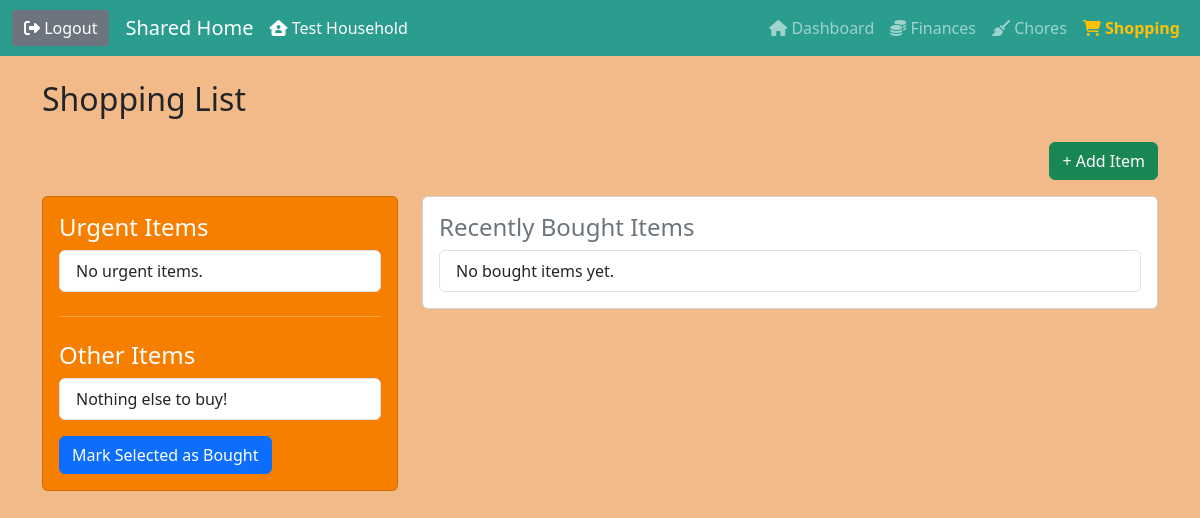
The page /shopping/ (signed in) on the database as committed earlier.
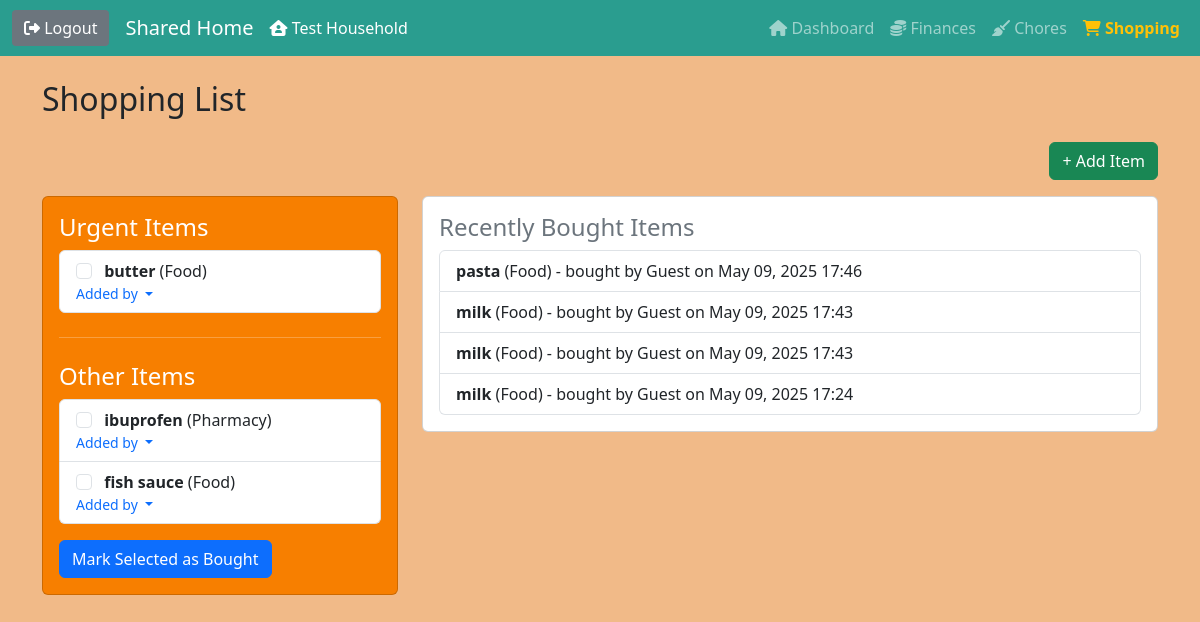
The same page on the database as committed later.
### shopping/models.py (models this page shows, shortened)
class ShoppingItem(models.Model):
    CATEGORY_CHOICES = [
        ('food', 'Food'),
        ('pharmacy', 'Pharmacy'),
        ('clothes', 'Clothes'),
        ('hardware', 'Hardware'),
        ('other', 'Other'),
    ]
    title = models.CharField(max_length=255)
    category = models.CharField(max_length=20, choices=CATEGORY_CHOICES, default='other')
    is_urgent = models.BooleanField(default=False)
    is_bought = models.BooleanField(default=False)
    added_by = models.ForeignKey(User, on_delete=models.CASCADE)
    household = models.ForeignKey(Household, on_delete=models.CASCADE)
    added_at = models.DateTimeField(auto_now_add=True)

### shopping/views.py (the view, shortened to what this page needs)
# urls.py: path("", ShoppingListView.as_view(), name='shopping_list'),
class ShoppingListView(LoginRequiredMixin, TemplateView):
    template_name = 'shopping_list.html'
    def get_household(self):
        try:
            return Membership.objects.get(user=self.request.user).household
        except Membership.DoesNotExist:
            return None
    def get_context_data(self, **kwargs):
        context = super().get_context_data(**kwargs)
        household = self.get_household()
        if household:
            context['items'] = ShoppingItem.objects.filter(
                household=household,
                is_bought=False
            ).order_by('-is_urgent', 'added_at')
            context['bought_items'] = ShoppingItem.objects.filter(
                household=household,
                is_bought=True
            ).order_by('-added_at')
        else:
            context['items'] = []
            context['bought_items'] = []
            context['error'] = "You don't belong to a household."
        return context

### households/context_processors.py (called while the page is built)
def current_household(request):
    if request.user.is_authenticated:
        membership = Membership.objects.filter(user=request.user).select_related('household').first()
        if membership:
            return {'current_household': membership.household}
    return {'current_household': None}

### shopping/templates/shopping_list.html (shortened to what this page needs)
{% extends "base.html" %}
{% block content %}
<h2 class="mb-4">Shopping List</h2>
<div class="mb-3 text-end">
  <a href="{% url 'add_item' %}" class="btn btn-success">+ Add Item</a>
</div>
<div class="row">
  <div class="col-md-4">
    <div class="card" style="background-color: #f77f00; color: white; max-height: 80vh; overflow-y: auto;">
      <div class="card-body">
        <form method="post" action="{% url 'shopping_list' %}">
          <h4 class="text-white">Urgent Items</h4>
          <ul class="list-group mb-4">
            {% for item in items %}
              {% if item.is_urgent and not item.is_bought %}
              <li class="list-group-item d-flex justify-content-between align-items-center">
                <div>
                  <input class="form-check-input me-2" type="checkbox" name="bought_items" value="{{ item.id }}">
                  <strong>{{ item.title }}</strong> ({{ item.get_category_display }})
                  <div class="text-muted small dropdown">
                    <a class="dropdown-toggle text-decoration-none" href="#" role="button" data-bs-toggle="dropdown" aria-expanded="false">
                      Added by
                    </a>
                  </div>
                </div>
              </li>
              {% endif %}
            {% empty %}
              <li class="list-group-item">No urgent items.</li>
            {% endfor %}
          </ul>
          <hr class="my-4 bg-white">
          <h4 class="text-white">Other Items</h4>
          <ul class="list-group">
            {% for item in items %}
              {% if not item.is_urgent and not item.is_bought %}
              <li class="list-group-item d-flex justify-content-between align-items-center">
                <div>
                  <input class="form-check-input me-2" type="checkbox" name="bought_items" value="{{ item.id }}">
                  <strong>{{ item.title }}</strong> ({{ item.get_category_display }})
                  <div class="text-muted small dropdown">
                    <a class="dropdown-toggle text-decoration-none" href="#" role="button" data-bs-toggle="dropdown" aria-expanded="false">
                      Added by
                    </a>
                  </div>
                </div>
              </li>
              {% endif %}
            {% empty %}
              <li class="list-group-item">Nothing else to buy!</li>
            {% endfor %}
          </ul>
          <button type="submit" class="btn btn-primary mt-3">Mark Selected as Bought</button>
        </form>
      </div>
    </div>
  </div>
  <div class="col-md-8">
    <div class="card" style="max-height: 80vh; overflow-y: auto;">
      <div class="card-body">
        <h4 class="text-secondary">Recently Bought Items</h4>
        <ul class="list-group">
          {% for item in bought_items %}
            {% if item.is_bought %}
            <li class="list-group-item">
              <strong>{{ item.title }}</strong> ({{ item.get_category_display }}) - bought by {{ item.added_by.username }} on {{ item.added_at|date:"M d, Y H:i" }}
            </li>
            {% endif %}
          {% empty %}
            <li class="list-group-item">No bought items yet.</li>
          {% endfor %}
        </ul>
      </div>
    </div>
  </div>
</div>
{% endblock %}

Rows that differ between the two databases and show on the page:
added ShoppingItem: title "butter", category "Food", shown under "Urgent Items"
added ShoppingItem: title "ibuprofen", category "Pharmacy", shown under "Other Items"
added ShoppingItem: title "fish sauce", category "Food", shown under "Other Items"
added ShoppingItem: title "pasta", category "Food", added_by.username "Guest", added_at "May 09, 2025 17:46", shown under "Recently Bought Items"
added ShoppingItem: title "milk", category "Food", added_by.username "Guest", added_at "May 09, 2025 17:43", shown under "Recently Bought Items"
added ShoppingItem: title "milk", category "Food", added_by.username "Guest", added_at "May 09, 2025 17:43", shown under "Recently Bought Items"
added ShoppingItem: title "milk", category "Food", added_by.username "Guest", added_at "May 09, 2025 17:24", shown under "Recently Bought Items"
Other text that changed with them:
text no longer shown: "No urgent items. Nothing else to buy! No bought items yet."
